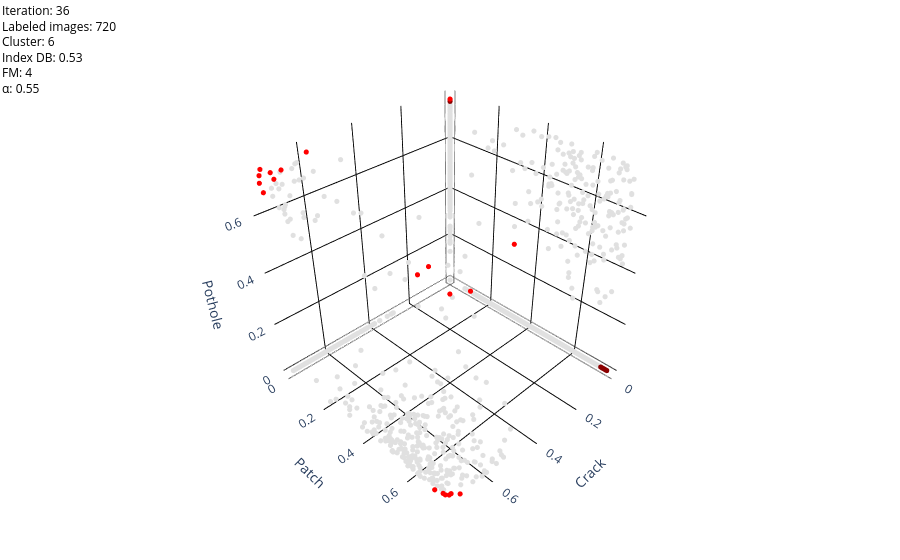

Notebook code for this chart:
### Markdown cell above
## 3. FM4 expansion and diversity-aware refinement

FM4 expands the analysis budget from 20 to 80 images. Sainte-Laguë determines each group quota, and the modular score selects candidates by combining uncertainty with distance from profiles already chosen. Dark red marks candidates; bright red identifies the 20 images also retained in the final batch.

### Code cell
candidate_figure = artifacts['interactive']['candidates']
candidate_figure.show(config={'scrollZoom': True, 'displaylogo': False})

### Figure 1 — Plotly figure (JSON) as saved in the notebook; plotly's stock layout.template omitted (floating-point values rounded to 4 significant figures; data arrays with more than 128 entries replaced by an {"elided": "..."} marker saying what was removed)
{"data": [{"customdata": {"elided": "3547x2 mixed values"}, "hovertemplate": "image=%{customdata[0]}<br>crack=%{x:.4f}<br>patch=%{y:.4f}<br>pothole=%{z:.4f}<br>U(i)=%{customdata[1]:.4f}<extra></extra>", "marker": {"color": {"elided": "3547 str values"}, "size": 3}, "mode": "markers", "showlegend": false, "type": "scatter3d", "x": {"elided": "3547 float values"}, "y": {"elided": "3547 float values"}, "z": {"elided": "3547 float values"}}], "layout": {"annotations": [{"align": "left", "borderwidth": 1, "font": {"color": "black", "size": 12}, "showarrow": false, "text": "Iteration: 36<br>Labeled images: 720<br>Cluster: 6<br>Index DB: 0.53<br>FM: 4<br>α: 0.55", "x": 0, "xanchor": "left", "xref": "paper", "y": 1, "yanchor": "top", "yref": "paper"}], "margin": {"b": 0, "l": 0, "r": 0, "t": 0}, "scene": {"aspectmode": "auto", "camera": {"eye": {"x": 1.5, "y": 1.5, "z": 1.5}}, "xaxis": {"backgroundcolor": "white", "gridcolor": "black", "showbackground": true, "title": {"text": "Crack"}}, "yaxis": {"backgroundcolor": "white", "gridcolor": "black", "showbackground": true, "title": {"text": "Patch"}}, "zaxis": {"backgroundcolor": "white", "gridcolor": "black", "showbackground": true, "title": {"text": "Pothole"}}}, "showlegend": false}}
